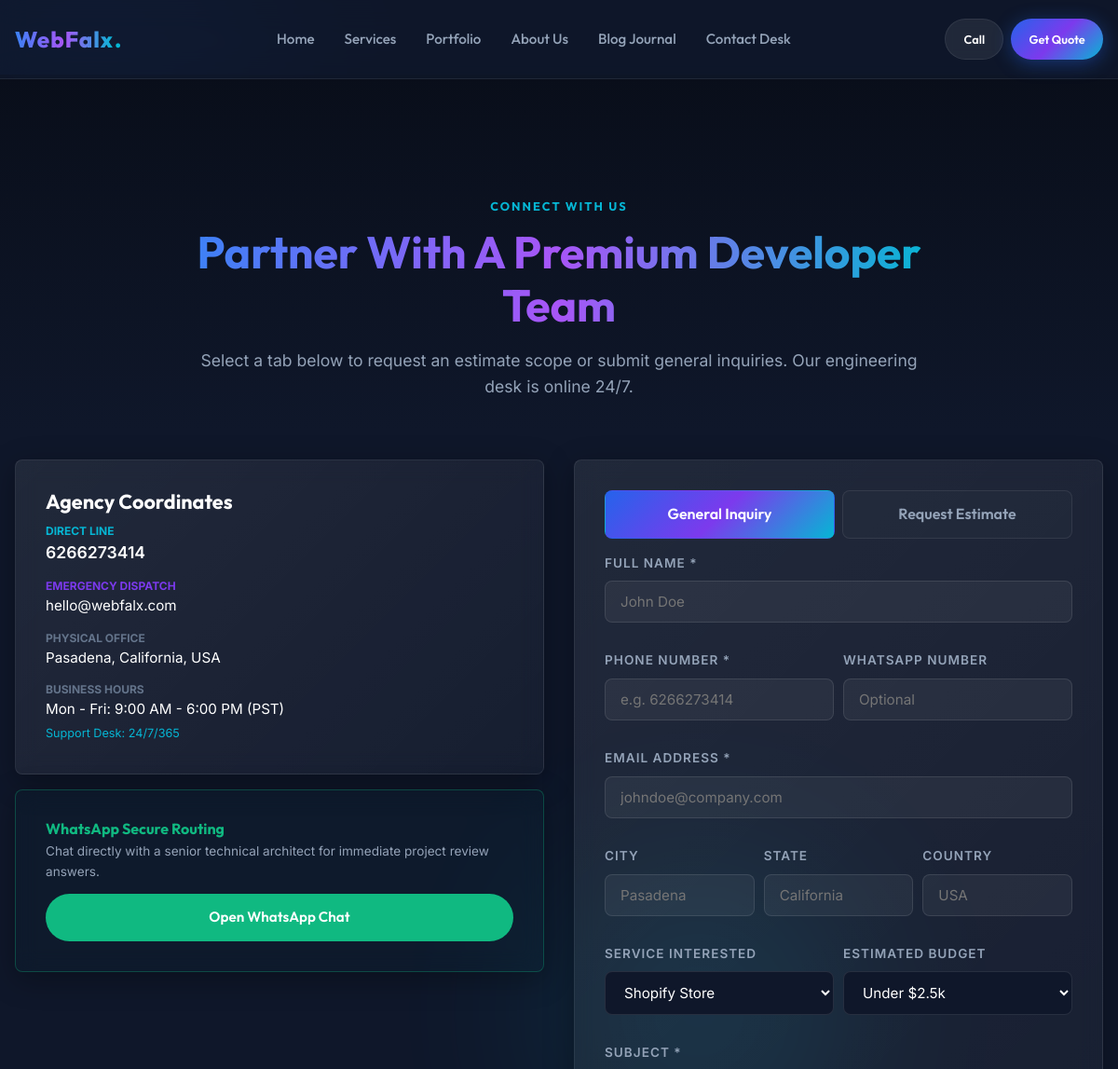
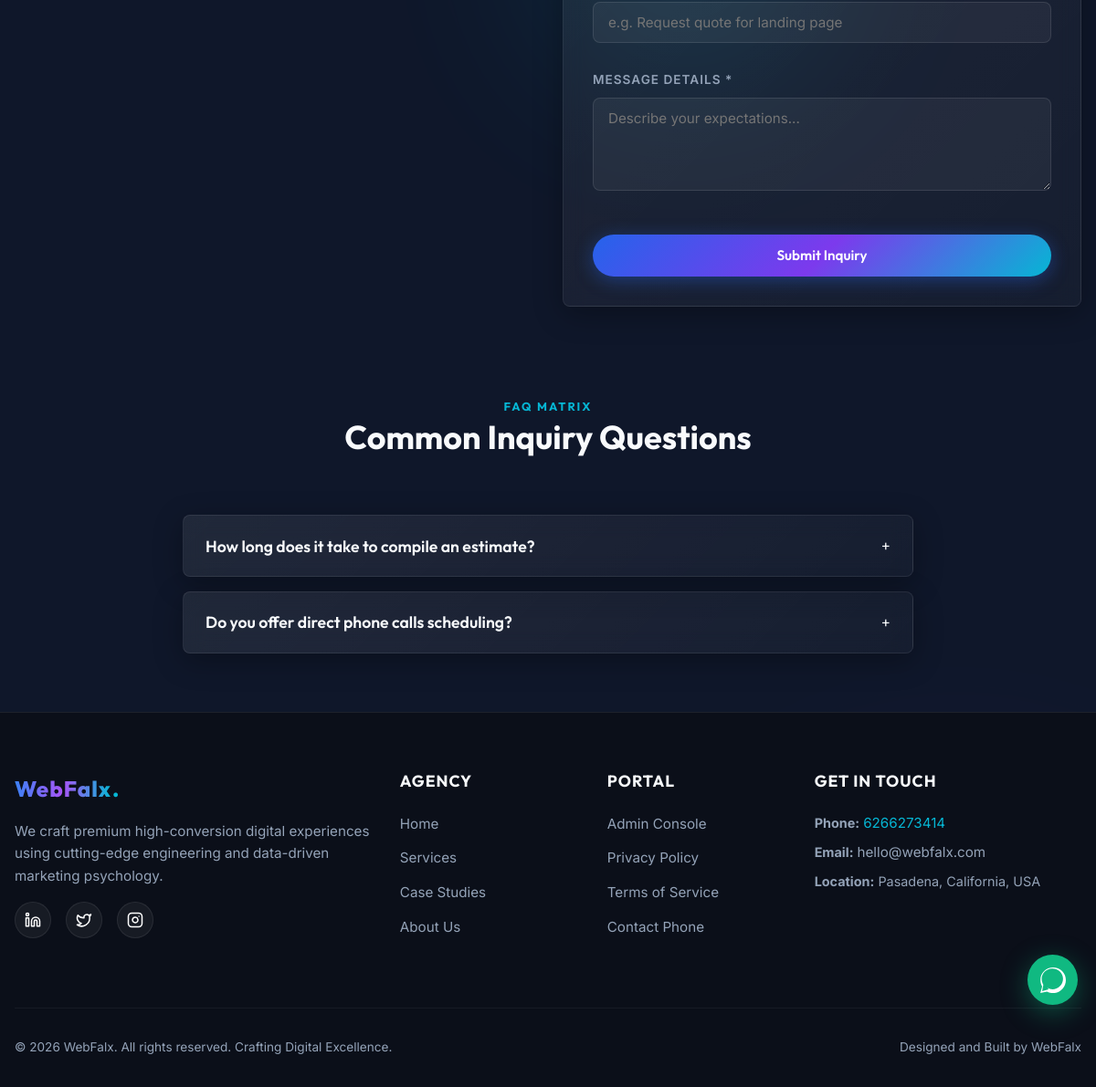
The page /contact.php on the database its author committed (2 pictures, top to bottom).
### tables this page shows
CREATE TABLE `menus` (
    `id` INT AUTO_INCREMENT PRIMARY KEY,
    `title` VARCHAR(100) NOT NULL,
    `url` VARCHAR(255) NOT NULL,
    `parent_id` INT DEFAULT NULL,
    `display_order` INT NOT NULL DEFAULT 10,
    `is_active` TINYINT(1) NOT NULL DEFAULT 1,
    FOREIGN KEY (`parent_id`) REFERENCES `menus` (`id`) ON DELETE SET NULL
);

CREATE TABLE `site_settings` (
    `id` INT AUTO_INCREMENT PRIMARY KEY,
    `setting_key` VARCHAR(50) NOT NULL UNIQUE,
    `setting_value` TEXT DEFAULT NULL,
    `setting_group` VARCHAR(50) NOT NULL DEFAULT 'general',
    `description` VARCHAR(255) DEFAULT NULL,
    `updated_at` TIMESTAMP DEFAULT CURRENT_TIMESTAMP ON UPDATE CURRENT_TIMESTAMP
);

### contact.php (the view, shortened to what the rows shown need)
<?php
require_once __DIR__ . '/includes/functions.php';
require_once __DIR__ . '/includes/header.php';
?>
<section class="section contact-hero" style="padding: var(--spacing-xl) 0 var(--spacing-md) 0; background: linear-gradient(180deg, #090e1a 0%, var(--color-bg-dark) 100%); overflow: hidden;">
    <div class="container reveal">
        <div style="max-width: 800px; margin: 0 auto; text-align: center;">
            <h1 class="gradient-text" style="font-size: 3rem; margin-top: 0.5rem; line-height: 1.2;">Partner With A Premium Developer Team</h1>
        </div>
    </div>
</section>
<section class="section contact-main" style="padding: var(--spacing-md) 0;">
    <div class="container">
        <div class="grid grid-2" style="grid-template-columns: 1fr 1.3fr; align-items: start; gap: var(--spacing-md);">
            <div class="reveal-left" style="display: flex; flex-direction: column; gap: var(--spacing-sm);">
                <div class="glass-card">
                    <ul style="list-style: none; display: flex; flex-direction: column; gap: 12px; font-size: 0.95rem;">
                        <li>
                            <strong style="color: var(--color-secondary); display: block; font-size: 0.75rem; text-transform: uppercase;">Emergency Dispatch</strong>
                            <a href="mailto:<?php echo esc_attr(get_setting('contact_email', 'hello@webfalx.com')); ?>" style="color: #ffffff;"><?php echo esc(get_setting('contact_email', 'hello@webfalx.com')); ?></a>
                        </li>
                        <li>
                            <strong style="color: var(--color-text-muted-dark); display: block; font-size: 0.75rem; text-transform: uppercase;">Physical Office</strong>
                            <p style="color: #ffffff;"><?php echo esc(get_setting('contact_address', 'Pasadena, California, USA')); ?></p>
                        </li>
                    </ul>
                </div>
            </div>
        </div>
    </div>
</section>
<section class="section faq-section" style="padding-bottom: var(--spacing-lg);">
    <div class="container reveal">
        <div style="text-align: center; max-width: 700px; margin: 0 auto var(--spacing-lg) auto;">
            <h2>Common Inquiry Questions</h2>
        </div>
    </div>
</section>
<?php require_once __DIR__ . '/includes/footer.php'; ?>

### includes/navbar.php (shortened to what the rows shown need)
<?php
require_once __DIR__ . '/functions.php';
$nav_items = [];
if ($db !== null) {
    try {
        $nav_items = $db->query("SELECT * FROM menus WHERE is_active = 1 ORDER BY display_order ASC")->fetchAll();
    } catch (PDOException $ex) {
        error_log("Failed to fetch menu list: " . $ex->getMessage());
    }
}
?>
<header class="navbar-header">
    <div class="container navbar-container">
        <nav class="primary-navigation" aria-label="Primary navigation">
            <ul id="primary-menu" class="nav-menu">
                <?php if (empty($nav_items)): ?>
                    <li><a href="<?php echo BASE_URL; ?>index.php" class="nav-link">Home</a></li>
                    <li><a href="<?php echo BASE_URL; ?>services.php" class="nav-link">Services</a></li>
                    <li><a href="<?php echo BASE_URL; ?>portfolio.php" class="nav-link">Portfolio</a></li>
                    <li><a href="<?php echo BASE_URL; ?>about.php" class="nav-link">About</a></li>
                    <li><a href="<?php echo BASE_URL; ?>blog.php" class="nav-link">Blog</a></li>
                    <li><a href="<?php echo BASE_URL; ?>contact.php" class="nav-link">Contact</a></li>
                <?php else: ?>
                    <?php foreach ($nav_items as $nav): ?>
                        <li><a href="<?php echo BASE_URL . esc($nav['url']); ?>" class="nav-link"><?php echo esc($nav['title']); ?></a></li>
                    <?php endforeach; ?>
                <?php endif; ?>
            </ul>
        </nav>
    </div>
</header>

### includes/footer.php (shortened to what the rows shown need)
<?php
require_once __DIR__ . '/functions.php';
?>
    </main>
    <footer class="main-footer">
        <div class="container">
            <div class="footer-grid">
                <div class="footer-links">
                    <h4>Get In Touch</h4>
                    <p style="font-size: 0.9rem; margin-bottom: 0.5rem; color: var(--color-text-secondary-dark);">
                        <strong>Phone:</strong> <a href="tel:<?php echo esc_attr(APP_PHONE); ?>" style="color: var(--color-accent);"><?php echo esc(APP_PHONE); ?></a>
                    </p>
                    <p style="font-size: 0.9rem; margin-bottom: 0.5rem; color: var(--color-text-secondary-dark);">
                        <strong>Email:</strong> <a href="mailto:<?php echo esc_attr(get_setting('contact_email', 'hello@webfalx.com')); ?>"><?php echo esc(get_setting('contact_email', 'hello@webfalx.com')); ?></a>
                    </p>
                    <p style="font-size: 0.9rem; color: var(--color-text-secondary-dark);">
                        <strong>Location:</strong> <?php echo esc(get_setting('contact_address', 'California, USA')); ?>
                    </p>
                </div>
            </div>
        </div>
    </footer>
</body>
</html>

### rows shown on the page
menus: title "Home"
menus: title "Services"
menus: title "Portfolio"
menus: title "About Us"
menus: title "Blog Journal"
menus: title "Contact Desk"
site_settings: setting_value "hello@webfalx.com"
site_settings: setting_value "Pasadena, California, USA"

### other values the page prints
APP_NAME "WebFalx"
APP_PHONE "6266273414"
